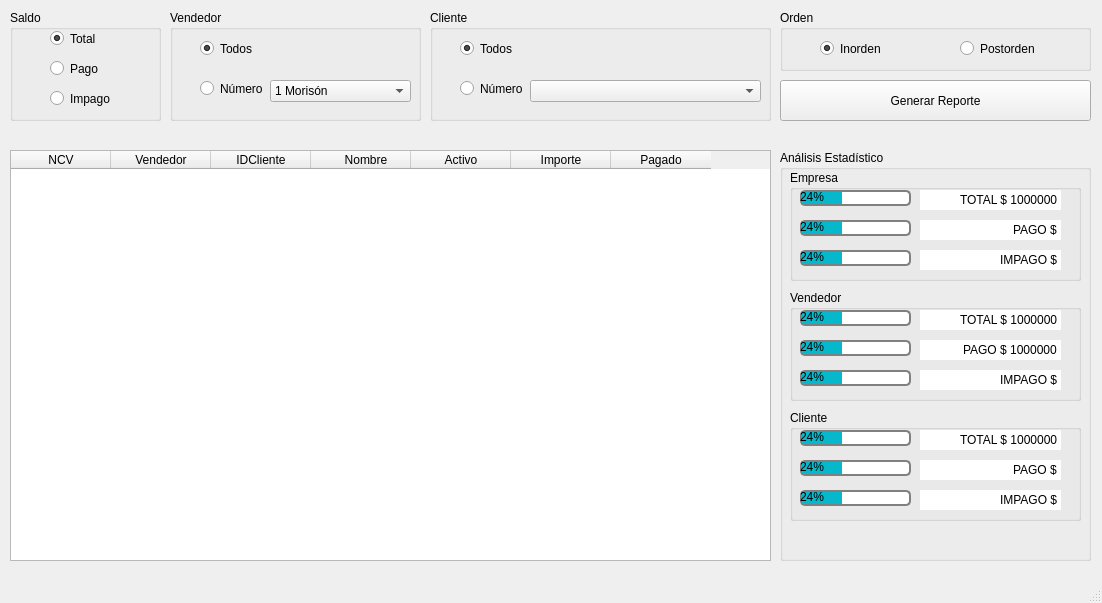
<?xml version="1.0" encoding="UTF-8"?>
<ui version="4.0">
 <class>MainWindow</class>
 <widget class="QMainWindow" name="MainWindow">
  <property name="geometry">
   <rect>
    <x>0</x>
    <y>0</y>
    <width>1102</width>
    <height>603</height>
   </rect>
  </property>
  <property name="windowTitle">
   <string>MainWindow</string>
  </property>
  <widget class="QWidget" name="centralwidget">
   <widget class="QLabel" name="membrete">
    <property name="geometry">
     <rect>
      <x>10</x>
      <y>40</y>
      <width>411</width>
      <height>91</height>
     </rect>
    </property>
    <property name="text">
     <string/>
    </property>
   </widget>
   <widget class="QPushButton" name="generarReportePush">
    <property name="geometry">
     <rect>
      <x>780</x>
      <y>80</y>
      <width>311</width>
      <height>41</height>
     </rect>
    </property>
    <property name="styleSheet">
     <string notr="true">font: 11pt &quot;MS Shell Dlg 2&quot;;</string>
    </property>
    <property name="text">
     <string>Generar Reporte</string>
    </property>
   </widget>
   <widget class="QGroupBox" name="groupBox_5">
    <property name="geometry">
     <rect>
      <x>780</x>
      <y>10</y>
      <width>311</width>
      <height>61</height>
     </rect>
    </property>
    <property name="title">
     <string>Orden</string>
    </property>
    <widget class="QRadioButton" name="inordenRadio">
     <property name="geometry">
      <rect>
       <x>40</x>
       <y>30</y>
       <width>101</width>
       <height>17</height>
      </rect>
     </property>
     <property name="styleSheet">
      <string notr="true">font: 14pt &quot;MS Shell Dlg 2&quot;;</string>
     </property>
     <property name="text">
      <string>Inorden</string>
     </property>
     <property name="checked">
      <bool>true</bool>
     </property>
    </widget>
    <widget class="QRadioButton" name="postordenRadio">
     <property name="geometry">
      <rect>
       <x>180</x>
       <y>30</y>
       <width>111</width>
       <height>17</height>
      </rect>
     </property>
     <property name="styleSheet">
      <string notr="true">font: 14pt &quot;MS Shell Dlg 2&quot;;</string>
     </property>
     <property name="text">
      <string>Postorden</string>
     </property>
    </widget>
   </widget>
   <widget class="QGroupBox" name="groupBox_3">
    <property name="geometry">
     <rect>
      <x>430</x>
      <y>10</y>
      <width>341</width>
      <height>111</height>
     </rect>
    </property>
    <property name="title">
     <string>Cliente</string>
    </property>
    <widget class="QRadioButton" name="clienteTodosRadio">
     <property name="geometry">
      <rect>
       <x>30</x>
       <y>30</y>
       <width>82</width>
       <height>17</height>
      </rect>
     </property>
     <property name="text">
      <string>Todos</string>
     </property>
     <property name="checked">
      <bool>true</bool>
     </property>
    </widget>
    <widget class="QRadioButton" name="clienteNumeroRadio">
     <property name="geometry">
      <rect>
       <x>30</x>
       <y>70</y>
       <width>82</width>
       <height>17</height>
      </rect>
     </property>
     <property name="text">
      <string>Número</string>
     </property>
    </widget>
    <widget class="QComboBox" name="clienteCombo">
     <property name="geometry">
      <rect>
       <x>100</x>
       <y>70</y>
       <width>231</width>
       <height>22</height>
      </rect>
     </property>
    </widget>
   </widget>
   <widget class="QGroupBox" name="groupBox_2">
    <property name="geometry">
     <rect>
      <x>10</x>
      <y>10</y>
      <width>151</width>
      <height>111</height>
     </rect>
    </property>
    <property name="title">
     <string>Saldo</string>
    </property>
    <widget class="QRadioButton" name="saldoTotalRadio">
     <property name="geometry">
      <rect>
       <x>40</x>
       <y>20</y>
       <width>82</width>
       <height>17</height>
      </rect>
     </property>
     <property name="autoFillBackground">
      <bool>false</bool>
     </property>
     <property name="text">
      <string>Total</string>
     </property>
     <property name="checked">
      <bool>true</bool>
     </property>
    </widget>
    <widget class="QRadioButton" name="saldoPagoRadio">
     <property name="geometry">
      <rect>
       <x>40</x>
       <y>50</y>
       <width>82</width>
       <height>17</height>
      </rect>
     </property>
     <property name="text">
      <string>Pago</string>
     </property>
    </widget>
    <widget class="QRadioButton" name="saldoImpagoRadio">
     <property name="geometry">
      <rect>
       <x>40</x>
       <y>80</y>
       <width>82</width>
       <height>17</height>
      </rect>
     </property>
     <property name="text">
      <string>Impago</string>
     </property>
    </widget>
   </widget>
   <widget class="QGroupBox" name="groupBox">
    <property name="geometry">
     <rect>
      <x>170</x>
      <y>10</y>
      <width>251</width>
      <height>111</height>
     </rect>
    </property>
    <property name="title">
     <string>Vendedor</string>
    </property>
    <widget class="QRadioButton" name="vendedorTodosRadio">
     <property name="geometry">
      <rect>
       <x>30</x>
       <y>30</y>
       <width>82</width>
       <height>17</height>
      </rect>
     </property>
     <property name="text">
      <string>Todos</string>
     </property>
     <property name="checked">
      <bool>true</bool>
     </property>
    </widget>
    <widget class="QRadioButton" name="vendedorNumeroRadio">
     <property name="geometry">
      <rect>
       <x>30</x>
       <y>70</y>
       <width>82</width>
       <height>17</height>
      </rect>
     </property>
     <property name="text">
      <string>Número</string>
     </property>
    </widget>
    <widget class="QComboBox" name="vendedorCombo">
     <property name="geometry">
      <rect>
       <x>100</x>
       <y>70</y>
       <width>141</width>
       <height>22</height>
      </rect>
     </property>
     <item>
      <property name="text">
       <string>1 Morisón</string>
      </property>
     </item>
     <item>
      <property name="text">
       <string>2 Sánchez</string>
      </property>
     </item>
     <item>
      <property name="text">
       <string>3 Forlán</string>
      </property>
     </item>
     <item>
      <property name="text">
       <string>4 Porcel</string>
      </property>
     </item>
     <item>
      <property name="text">
       <string>5 Liberatori</string>
      </property>
     </item>
    </widget>
   </widget>
   <widget class="QGroupBox" name="groupBox_6">
    <property name="geometry">
     <rect>
      <x>780</x>
      <y>150</y>
      <width>311</width>
      <height>411</height>
     </rect>
    </property>
    <property name="title">
     <string>Análisis Estadístico</string>
    </property>
    <widget class="QGroupBox" name="groupBox_7">
     <property name="geometry">
      <rect>
       <x>10</x>
       <y>140</y>
       <width>291</width>
       <height>111</height>
      </rect>
     </property>
     <property name="title">
      <string>Vendedor</string>
     </property>
     <widget class="QProgressBar" name="vTotalBar">
      <property name="geometry">
       <rect>
        <x>10</x>
        <y>20</y>
        <width>111</width>
        <height>16</height>
       </rect>
      </property>
      <property name="styleSheet">
       <string notr="true">QProgressBar {
	background-color: qlineargradient(spread:pad, x1:0, y1:0, x2:1, y2:0, stop:0 rgba(0, 0, 0, 0), 			stop:0.920455 rgba(133, 133, 133, 0));
    border: 2px solid grey;
    border-radius: 5px;
}

QProgressBar::chunk {
    background-color: #05B8CC;
    width: 20px;
}</string>
      </property>
      <property name="value">
       <number>24</number>
      </property>
     </widget>
     <widget class="QLineEdit" name="vendedorTotalPrecio">
      <property name="geometry">
       <rect>
        <x>130</x>
        <y>20</y>
        <width>141</width>
        <height>20</height>
       </rect>
      </property>
      <property name="styleSheet">
       <string notr="true">font: 9pt &quot;MS Shell Dlg 2&quot;;</string>
      </property>
      <property name="text">
       <string>TOTAL $ 1000000</string>
      </property>
      <property name="frame">
       <bool>false</bool>
      </property>
      <property name="alignment">
       <set>Qt::AlignRight|Qt::AlignTrailing|Qt::AlignVCenter</set>
      </property>
      <property name="readOnly">
       <bool>true</bool>
      </property>
     </widget>
     <widget class="QProgressBar" name="vPagoBar">
      <property name="geometry">
       <rect>
        <x>10</x>
        <y>50</y>
        <width>111</width>
        <height>16</height>
       </rect>
      </property>
      <property name="styleSheet">
       <string notr="true">QProgressBar {
	background-color: qlineargradient(spread:pad, x1:0, y1:0, x2:1, y2:0, stop:0 rgba(0, 0, 0, 0), 			stop:0.920455 rgba(133, 133, 133, 0));
    border: 2px solid grey;
    border-radius: 5px;
}

QProgressBar::chunk {
    background-color: #05B8CC;
    width: 20px;
}</string>
      </property>
      <property name="value">
       <number>24</number>
      </property>
     </widget>
     <widget class="QLineEdit" name="vendedorPagoPrecio">
      <property name="geometry">
       <rect>
        <x>130</x>
        <y>50</y>
        <width>141</width>
        <height>20</height>
       </rect>
      </property>
      <property name="styleSheet">
       <string notr="true">font: 9pt &quot;MS Shell Dlg 2&quot;;</string>
      </property>
      <property name="text">
       <string>PAGO $ 1000000</string>
      </property>
      <property name="frame">
       <bool>false</bool>
      </property>
      <property name="alignment">
       <set>Qt::AlignRight|Qt::AlignTrailing|Qt::AlignVCenter</set>
      </property>
      <property name="readOnly">
       <bool>true</bool>
      </property>
     </widget>
     <widget class="QProgressBar" name="vImpagoBar">
      <property name="geometry">
       <rect>
        <x>10</x>
        <y>80</y>
        <width>111</width>
        <height>16</height>
       </rect>
      </property>
      <property name="styleSheet">
       <string notr="true">QProgressBar {
	background-color: qlineargradient(spread:pad, x1:0, y1:0, x2:1, y2:0, stop:0 rgba(0, 0, 0, 0), 			stop:0.920455 rgba(133, 133, 133, 0));
    border: 2px solid grey;
    border-radius: 5px;
}

QProgressBar::chunk {
    background-color: #05B8CC;
    width: 20px;
}</string>
      </property>
      <property name="value">
       <number>24</number>
      </property>
     </widget>
     <widget class="QLineEdit" name="vendedorImpagoPrecio">
      <property name="geometry">
       <rect>
        <x>130</x>
        <y>80</y>
        <width>141</width>
        <height>20</height>
       </rect>
      </property>
      <property name="styleSheet">
       <string notr="true">font: 9pt &quot;MS Shell Dlg 2&quot;;</string>
      </property>
      <property name="text">
       <string>IMPAGO $</string>
      </property>
      <property name="frame">
       <bool>false</bool>
      </property>
      <property name="alignment">
       <set>Qt::AlignRight|Qt::AlignTrailing|Qt::AlignVCenter</set>
      </property>
      <property name="readOnly">
       <bool>true</bool>
      </property>
     </widget>
    </widget>
    <widget class="QGroupBox" name="groupBox_9">
     <property name="geometry">
      <rect>
       <x>10</x>
       <y>20</y>
       <width>291</width>
       <height>111</height>
      </rect>
     </property>
     <property name="title">
      <string>Empresa</string>
     </property>
     <widget class="QProgressBar" name="eTotalBar">
      <property name="geometry">
       <rect>
        <x>10</x>
        <y>20</y>
        <width>111</width>
        <height>16</height>
       </rect>
      </property>
      <property name="styleSheet">
       <string notr="true">QProgressBar {
	background-color: qlineargradient(spread:pad, x1:0, y1:0, x2:1, y2:0, stop:0 rgba(0, 0, 0, 0), 			stop:0.920455 rgba(133, 133, 133, 0));
    border: 2px solid grey;
    border-radius: 5px;
}

QProgressBar::chunk {
    background-color: #05B8CC;
    width: 20px;
}</string>
      </property>
      <property name="value">
       <number>24</number>
      </property>
     </widget>
     <widget class="QProgressBar" name="ePagoBar">
      <property name="geometry">
       <rect>
        <x>10</x>
        <y>50</y>
        <width>111</width>
        <height>16</height>
       </rect>
      </property>
      <property name="styleSheet">
       <string notr="true">QProgressBar {
	background-color: qlineargradient(spread:pad, x1:0, y1:0, x2:1, y2:0, stop:0 rgba(0, 0, 0, 0), 			stop:0.920455 rgba(133, 133, 133, 0));
    border: 2px solid grey;
    border-radius: 5px;
}

QProgressBar::chunk {
    background-color: #05B8CC;
    width: 20px;
}</string>
      </property>
      <property name="value">
       <number>24</number>
      </property>
     </widget>
     <widget class="QProgressBar" name="eImpagoBar">
      <property name="geometry">
       <rect>
        <x>10</x>
        <y>80</y>
        <width>111</width>
        <height>16</height>
       </rect>
      </property>
      <property name="styleSheet">
       <string notr="true">QProgressBar {
	background-color: qlineargradient(spread:pad, x1:0, y1:0, x2:1, y2:0, stop:0 rgba(0, 0, 0, 0), 			stop:0.920455 rgba(133, 133, 133, 0));
    border: 2px solid grey;
    border-radius: 5px;
}

QProgressBar::chunk {
    background-color: #05B8CC;
    width: 20px;
}</string>
      </property>
      <property name="value">
       <number>24</number>
      </property>
     </widget>
     <widget class="QLineEdit" name="empresaTotalPrecio">
      <property name="geometry">
       <rect>
        <x>130</x>
        <y>20</y>
        <width>141</width>
        <height>20</height>
       </rect>
      </property>
      <property name="toolTip">
       <string/>
      </property>
      <property name="accessibleName">
       <string/>
      </property>
      <property name="styleSheet">
       <string notr="true">font: 9pt &quot;MS Shell Dlg 2&quot;;</string>
      </property>
      <property name="inputMask">
       <string/>
      </property>
      <property name="text">
       <string>TOTAL $ 1000000</string>
      </property>
      <property name="frame">
       <bool>false</bool>
      </property>
      <property name="alignment">
       <set>Qt::AlignRight|Qt::AlignTrailing|Qt::AlignVCenter</set>
      </property>
      <property name="readOnly">
       <bool>true</bool>
      </property>
     </widget>
     <widget class="QLineEdit" name="empresaImpagoPrecio">
      <property name="geometry">
       <rect>
        <x>130</x>
        <y>80</y>
        <width>141</width>
        <height>20</height>
       </rect>
      </property>
      <property name="styleSheet">
       <string notr="true">font: 9pt &quot;MS Shell Dlg 2&quot;;</string>
      </property>
      <property name="text">
       <string>IMPAGO $</string>
      </property>
      <property name="frame">
       <bool>false</bool>
      </property>
      <property name="alignment">
       <set>Qt::AlignRight|Qt::AlignTrailing|Qt::AlignVCenter</set>
      </property>
      <property name="readOnly">
       <bool>true</bool>
      </property>
     </widget>
     <widget class="QLineEdit" name="empresaPagoPrecio">
      <property name="geometry">
       <rect>
        <x>130</x>
        <y>50</y>
        <width>141</width>
        <height>20</height>
       </rect>
      </property>
      <property name="styleSheet">
       <string notr="true">font: 9pt &quot;MS Shell Dlg 2&quot;;</string>
      </property>
      <property name="text">
       <string>PAGO $</string>
      </property>
      <property name="frame">
       <bool>false</bool>
      </property>
      <property name="alignment">
       <set>Qt::AlignRight|Qt::AlignTrailing|Qt::AlignVCenter</set>
      </property>
     </widget>
    </widget>
    <widget class="QGroupBox" name="groupBox_10">
     <property name="geometry">
      <rect>
       <x>10</x>
       <y>260</y>
       <width>291</width>
       <height>111</height>
      </rect>
     </property>
     <property name="title">
      <string>Cliente</string>
     </property>
     <widget class="QProgressBar" name="cImpagoBar">
      <property name="geometry">
       <rect>
        <x>10</x>
        <y>80</y>
        <width>111</width>
        <height>16</height>
       </rect>
      </property>
      <property name="styleSheet">
       <string notr="true">QProgressBar {
	background-color: qlineargradient(spread:pad, x1:0, y1:0, x2:1, y2:0, stop:0 rgba(0, 0, 0, 0), 			stop:0.920455 rgba(133, 133, 133, 0));
    border: 2px solid grey;
    border-radius: 5px;
}

QProgressBar::chunk {
    background-color: #05B8CC;
    width: 20px;
}</string>
      </property>
      <property name="value">
       <number>24</number>
      </property>
     </widget>
     <widget class="QProgressBar" name="cTotalBar">
      <property name="geometry">
       <rect>
        <x>10</x>
        <y>20</y>
        <width>111</width>
        <height>16</height>
       </rect>
      </property>
      <property name="styleSheet">
       <string notr="true">QProgressBar {
	background-color: qlineargradient(spread:pad, x1:0, y1:0, x2:1, y2:0, stop:0 rgba(0, 0, 0, 0), 			stop:0.920455 rgba(133, 133, 133, 0));
    border: 2px solid grey;
    border-radius: 5px;
}

QProgressBar::chunk {
    background-color: #05B8CC;
    width: 20px;
}</string>
      </property>
      <property name="value">
       <number>24</number>
      </property>
     </widget>
     <widget class="QProgressBar" name="cPagoBar">
      <property name="geometry">
       <rect>
        <x>10</x>
        <y>50</y>
        <width>111</width>
        <height>16</height>
       </rect>
      </property>
      <property name="styleSheet">
       <string notr="true">QProgressBar {
	background-color: qlineargradient(spread:pad, x1:0, y1:0, x2:1, y2:0, stop:0 rgba(0, 0, 0, 0), 			stop:0.920455 rgba(133, 133, 133, 0));
    border: 2px solid grey;
    border-radius: 5px;
}

QProgressBar::chunk {
    background-color: #05B8CC;
    width: 20px;
}</string>
      </property>
      <property name="value">
       <number>24</number>
      </property>
     </widget>
     <widget class="QLineEdit" name="clienteImpagoPrecio">
      <property name="geometry">
       <rect>
        <x>130</x>
        <y>80</y>
        <width>141</width>
        <height>20</height>
       </rect>
      </property>
      <property name="contextMenuPolicy">
       <enum>Qt::DefaultContextMenu</enum>
      </property>
      <property name="acceptDrops">
       <bool>true</bool>
      </property>
      <property name="styleSheet">
       <string notr="true">font: 9pt &quot;MS Shell Dlg 2&quot;;</string>
      </property>
      <property name="inputMask">
       <string/>
      </property>
      <property name="text">
       <string>IMPAGO $</string>
      </property>
      <property name="frame">
       <bool>false</bool>
      </property>
      <property name="echoMode">
       <enum>QLineEdit::Normal</enum>
      </property>
      <property name="alignment">
       <set>Qt::AlignRight|Qt::AlignTrailing|Qt::AlignVCenter</set>
      </property>
      <property name="dragEnabled">
       <bool>false</bool>
      </property>
      <property name="readOnly">
       <bool>true</bool>
      </property>
     </widget>
     <widget class="QLineEdit" name="clienteTotalPrecio">
      <property name="geometry">
       <rect>
        <x>130</x>
        <y>20</y>
        <width>141</width>
        <height>20</height>
       </rect>
      </property>
      <property name="styleSheet">
       <string notr="true">font: 9pt &quot;MS Shell Dlg 2&quot;;</string>
      </property>
      <property name="text">
       <string>TOTAL $ 1000000</string>
      </property>
      <property name="frame">
       <bool>false</bool>
      </property>
      <property name="alignment">
       <set>Qt::AlignRight|Qt::AlignTrailing|Qt::AlignVCenter</set>
      </property>
      <property name="readOnly">
       <bool>true</bool>
      </property>
     </widget>
     <widget class="QLineEdit" name="clientePagoPrecio">
      <property name="geometry">
       <rect>
        <x>130</x>
        <y>50</y>
        <width>141</width>
        <height>20</height>
       </rect>
      </property>
      <property name="styleSheet">
       <string notr="true">font: 9pt &quot;MS Shell Dlg 2&quot;;</string>
      </property>
      <property name="text">
       <string>PAGO $</string>
      </property>
      <property name="frame">
       <bool>false</bool>
      </property>
      <property name="alignment">
       <set>Qt::AlignRight|Qt::AlignTrailing|Qt::AlignVCenter</set>
      </property>
      <property name="readOnly">
       <bool>true</bool>
      </property>
     </widget>
    </widget>
   </widget>
   <widget class="QTableWidget" name="tabla">
    <property name="geometry">
     <rect>
      <x>10</x>
      <y>150</y>
      <width>761</width>
      <height>411</height>
     </rect>
    </property>
    <property name="editTriggers">
     <set>QAbstractItemView::NoEditTriggers</set>
    </property>
    <property name="alternatingRowColors">
     <bool>true</bool>
    </property>
    <property name="selectionMode">
     <enum>QAbstractItemView::SingleSelection</enum>
    </property>
    <property name="selectionBehavior">
     <enum>QAbstractItemView::SelectRows</enum>
    </property>
    <attribute name="horizontalHeaderMinimumSectionSize">
     <number>35</number>
    </attribute>
    <attribute name="verticalHeaderMinimumSectionSize">
     <number>35</number>
    </attribute>
    <column>
     <property name="text">
      <string>NCV</string>
     </property>
    </column>
    <column>
     <property name="text">
      <string>Vendedor</string>
     </property>
    </column>
    <column>
     <property name="text">
      <string>IDCliente</string>
     </property>
    </column>
    <column>
     <property name="text">
      <string>         Nombre      </string>
     </property>
    </column>
    <column>
     <property name="text">
      <string>Activo</string>
     </property>
    </column>
    <column>
     <property name="text">
      <string>Importe</string>
     </property>
    </column>
    <column>
     <property name="text">
      <string>Pagado</string>
     </property>
    </column>
   </widget>
  </widget>
  <widget class="QMenuBar" name="menubar">
   <property name="geometry">
    <rect>
     <x>0</x>
     <y>0</y>
     <width>1102</width>
     <height>21</height>
    </rect>
   </property>
  </widget>
  <widget class="QStatusBar" name="statusbar"/>
 </widget>
 <resources/>
 <connections/>
</ui>
